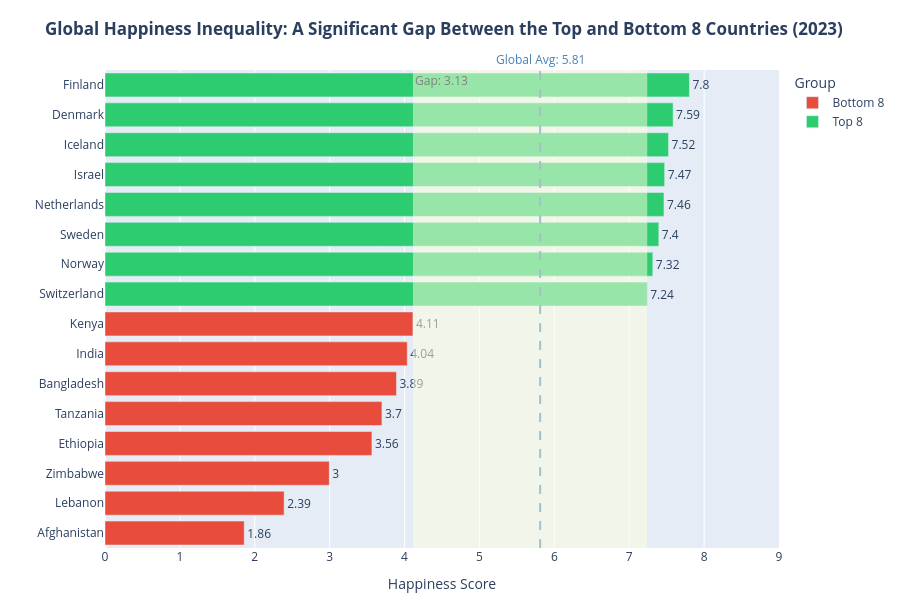

Notebook code for this chart:
### Markdown cell above
---
## Task 2 — Bottom vs. Top: A Contrast Story

**What to build:** A bar chart that highlights the **gap between the happiest and least happy countries**, focusing on a specific insight.

**Requirements:**
- Show the **top 8 AND bottom 8 countries** together (16 bars total)
- Use **colour** to distinguish the two groups (not Plotly's default rainbow)
- Add a **visual separator or annotation** that emphasises the gap
- Insight title that tells the story of the gap

**Hint:** Use `pd.concat([df.nlargest(8,'Happiness_Score'), df.nsmallest(8,'Happiness_Score')])` to get both groups.

**Stretch goal:** Add a vertical reference line showing the global average.

### Code cell
# Task 2: Top 8 vs. Bottom 8 contrast
# ------------------------------------

# Step 1: Get top and bottom countries
top8 = df.nlargest(8, 'Happiness_Score').copy()
top8['Group'] = 'Top 8'
bottom8 = df.nsmallest(8, 'Happiness_Score').copy()
bottom8['Group'] = 'Bottom 8'

combined = pd.concat([bottom8, top8]).sort_values('Happiness_Score')
global_avg = df['Happiness_Score'].mean()
print(f"Global average: {global_avg:.2f}")

# Step 2: Build your chart
# YOUR CODE HERE
top8 = df.nlargest(8, 'Happiness_Score').copy()
top8['Group'] = 'Top 8'
bottom8 = df.nsmallest(8, 'Happiness_Score').copy()
bottom8['Group'] = 'Bottom 8'

combined = pd.concat([bottom8, top8]).sort_values('Happiness_Score')
global_avg = df['Happiness_Score'].mean()
print(f"Global average: {global_avg:.2f}")

colors = combined['Group'].map({'Top 8': '#2ecc71', 'Bottom 8': '#e74c3c'})
fig = go.Figure()

for group, color in [('Bottom 8', '#e74c3c'), ('Top 8', '#2ecc71')]:
    mask = combined['Group'] == group
    fig.add_trace(go.Bar(
        x=combined.loc[mask, 'Happiness_Score'],
        y=combined.loc[mask, 'Country'],
        orientation='h',
        name=group,
        marker_color=color,
        text=combined.loc[mask, 'Happiness_Score'].round(2),
        textposition='outside'
    ))

# Global average line
fig.add_vline(
    x=global_avg,
    line_dash='dash',
    line_color='steelblue',
    line_width=2,
    annotation_text=f'Global Avg: {global_avg:.2f}',
    annotation_position='top',
    annotation_font_color='steelblue'
)

# Gap annotation
gap = max(0,
    combined[combined['Group']=='Top 8']['Happiness_Score'].min() -
    combined[combined['Group']=='Bottom 8']['Happiness_Score'].max()
)

fig.add_vrect(
    x0=combined[combined['Group'] == 'Bottom 8']['Happiness_Score'].max(),
    x1=combined[combined['Group'] == 'Top 8']['Happiness_Score'].min(),
    fillcolor='lightyellow',
    opacity=0.5,
    line_width=0,
    annotation_text=f'Gap: {gap:.2f}',
    annotation_position='top left',
    annotation_font_color='gray'
)

fig.update_layout(
    title='<b>Global Happiness Inequality: A Significant Gap Between the Top and Bottom 8 Countries (2023)',
    xaxis=dict(title='Happiness Score', range=[0, 9]),
    yaxis=dict(title=''),
    height=600,
    legend=dict(title='Group'),
    margin=dict(l=10, r=100, t=70, b=40),
    barmode='group'
)

fig.show()

### Figure 1 — Plotly figure (JSON) as saved in the notebook; plotly's stock layout.template omitted (floating-point values rounded to 4 significant figures)
{"data": [{"marker": {"color": "#e74c3c"}, "name": "Bottom 8", "orientation": "h", "text": [1.86, 2.39, 3.0, 3.56, 3.7, 3.89, 4.04, 4.11], "textposition": "outside", "type": "bar", "x": [1.859, 2.392, 2.995, 3.564, 3.698, 3.892, 4.036, 4.112], "y": ["Afghanistan", "Lebanon", "Zimbabwe", "Ethiopia", "Tanzania", "Bangladesh", "India", "Kenya"]}, {"marker": {"color": "#2ecc71"}, "name": "Top 8", "orientation": "h", "text": [7.24, 7.32, 7.4, 7.46, 7.47, 7.52, 7.59, 7.8], "textposition": "outside", "type": "bar", "x": [7.24, 7.315, 7.395, 7.464, 7.473, 7.525, 7.586, 7.804], "y": ["Switzerland", "Norway", "Sweden", "Netherlands", "Israel", "Iceland", "Denmark", "Finland"]}], "layout": {"annotations": [{"font": {"color": "steelblue"}, "showarrow": false, "text": "Global Avg: 5.81", "x": 5.811, "xanchor": "center", "xref": "x", "y": 1, "yanchor": "bottom", "yref": "y domain"}, {"font": {"color": "gray"}, "showarrow": false, "text": "Gap: 3.13", "x": 4.112, "xanchor": "left", "xref": "x", "y": 1, "yanchor": "top", "yref": "y domain"}], "barmode": "group", "height": 600, "legend": {"title": {"text": "Group"}}, "margin": {"b": 40, "l": 10, "r": 100, "t": 70}, "shapes": [{"line": {"color": "steelblue", "dash": "dash", "width": 2}, "type": "line", "x0": 5.811, "x1": 5.811, "xref": "x", "y0": 0, "y1": 1, "yref": "y domain"}, {"fillcolor": "lightyellow", "line": {"width": 0}, "opacity": 0.5, "type": "rect", "x0": 4.112, "x1": 7.24, "xref": "x", "y0": 0, "y1": 1, "yref": "y domain"}], "title": {"text": "<b>Global Happiness Inequality: A Significant Gap Between the Top and Bottom 8 Countries (2023)"}, "xaxis": {"range": [0, 9], "title": {"text": "Happiness Score"}}, "yaxis": {"title": {"text": ""}}}}
